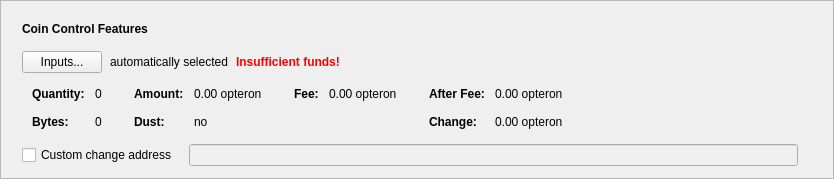
    <widget class="QFrame" name="frameCoinControl">
     <property name="sizePolicy">
      <sizepolicy hsizetype="Expanding" vsizetype="Expanding">
       <horstretch>0</horstretch>
       <verstretch>0</verstretch>
      </sizepolicy>
     </property>
     <property name="frameShape">
      <enum>QFrame::StyledPanel</enum>
     </property>
     <property name="frameShadow">
      <enum>QFrame::Raised</enum>
     </property>
     <layout class="QVBoxLayout" name="verticalLayout_2">
      <item>
       <layout class="QVBoxLayout" name="verticalLayoutCoinControl" stretch="0,0,0,0,0">
        <property name="spacing">
         <number>0</number>
        </property>
        <property name="sizeConstraint">
         <enum>QLayout::SetDefaultConstraint</enum>
        </property>
        <property name="leftMargin">
         <number>10</number>
        </property>
        <property name="topMargin">
         <number>10</number>
        </property>
        <item>
         <layout class="QHBoxLayout" name="horizontalLayoutCoinControl1">
          <property name="bottomMargin">
           <number>15</number>
          </property>
          <item>
           <widget class="QLabel" name="labelCoinControlFeatures">
            <property name="sizePolicy">
             <sizepolicy hsizetype="Preferred" vsizetype="Maximum">
              <horstretch>0</horstretch>
              <verstretch>0</verstretch>
             </sizepolicy>
            </property>
            <property name="font">
             <font>
              <weight>75</weight>
              <bold>true</bold>
             </font>
            </property>
            <property name="styleSheet">
             <string notr="true">font-weight:bold;</string>
            </property>
            <property name="text">
             <string>Coin Control Features</string>
            </property>
           </widget>
          </item>
         </layout>
        </item>
        <item>
         <layout class="QHBoxLayout" name="horizontalLayoutCoinControl2" stretch="0,0,0,0">
          <property name="spacing">
           <number>8</number>
          </property>
          <property name="bottomMargin">
           <number>10</number>
          </property>
          <item>
           <widget class="QPushButton" name="pushButtonCoinControl">
            <property name="styleSheet">
             <string notr="true"/>
            </property>
            <property name="text">
             <string>Inputs...</string>
            </property>
            <property name="autoDefault">
             <bool>false</bool>
            </property>
           </widget>
          </item>
          <item>
           <widget class="QLabel" name="labelCoinControlAutomaticallySelected">
            <property name="text">
             <string>automatically selected</string>
            </property>
            <property name="margin">
             <number>5</number>
            </property>
           </widget>
          </item>
          <item>
           <widget class="QLabel" name="labelCoinControlInsuffFunds">
            <property name="font">
             <font>
              <weight>75</weight>
              <bold>true</bold>
             </font>
            </property>
            <property name="styleSheet">
             <string notr="true">color:red;font-weight:bold;</string>
            </property>
            <property name="text">
             <string>Insufficient funds!</string>
            </property>
            <property name="margin">
             <number>5</number>
            </property>
           </widget>
          </item>
          <item>
           <spacer name="horizontalSpacerCoinControl">
            <property name="orientation">
             <enum>Qt::Horizontal</enum>
            </property>
            <property name="sizeHint" stdset="0">
             <size>
              <width>40</width>
              <height>1</height>
             </size>
            </property>
           </spacer>
          </item>
         </layout>
        </item>
        <item>
         <widget class="QWidget" name="widgetCoinControl" native="true">
          <property name="sizePolicy">
           <sizepolicy hsizetype="Preferred" vsizetype="Preferred">
            <horstretch>0</horstretch>
            <verstretch>0</verstretch>
           </sizepolicy>
          </property>
          <property name="minimumSize">
           <size>
            <width>0</width>
            <height>0</height>
           </size>
          </property>
          <property name="styleSheet">
           <string notr="true"/>
          </property>
          <layout class="QHBoxLayout" name="horizontalLayoutCoinControl5">
           <property name="leftMargin">
            <number>0</number>
           </property>
           <property name="topMargin">
            <number>0</number>
           </property>
           <property name="rightMargin">
            <number>0</number>
           </property>
           <property name="bottomMargin">
            <number>0</number>
           </property>
           <item>
            <layout class="QHBoxLayout" name="horizontalLayoutCoinControl3" stretch="0,0,0,1">
             <property name="spacing">
              <number>20</number>
             </property>
             <property name="topMargin">
              <number>0</number>
             </property>
             <property name="bottomMargin">
              <number>10</number>
             </property>
             <item>
              <layout class="QFormLayout" name="formLayoutCoinControl1">
               <property name="horizontalSpacing">
                <number>10</number>
               </property>
               <property name="verticalSpacing">
                <number>14</number>
               </property>
               <property name="leftMargin">
                <number>10</number>
               </property>
               <property name="topMargin">
                <number>4</number>
               </property>
               <property name="rightMargin">
                <number>6</number>
               </property>
               <item row="0" column="0">
                <widget class="QLabel" name="labelCoinControlQuantityText">
                 <property name="font">
                  <font>
                   <weight>75</weight>
                   <bold>true</bold>
                  </font>
                 </property>
                 <property name="text">
                  <string>Quantity:</string>
                 </property>
                 <property name="margin">
                  <number>0</number>
                 </property>
                </widget>
               </item>
               <item row="0" column="1">
                <widget class="QLabel" name="labelCoinControlQuantity">
                 <property name="cursor">
                  <cursorShape>IBeamCursor</cursorShape>
                 </property>
                 <property name="contextMenuPolicy">
                  <enum>Qt::ActionsContextMenu</enum>
                 </property>
                 <property name="text">
                  <string notr="true">0</string>
                 </property>
                 <property name="margin">
                  <number>0</number>
                 </property>
                 <property name="textInteractionFlags">
                  <set>Qt::LinksAccessibleByMouse|Qt::TextSelectableByKeyboard|Qt::TextSelectableByMouse</set>
                 </property>
                </widget>
               </item>
               <item row="1" column="0">
                <widget class="QLabel" name="labelCoinControlBytesText">
                 <property name="font">
                  <font>
                   <weight>75</weight>
                   <bold>true</bold>
                  </font>
                 </property>
                 <property name="text">
                  <string>Bytes:</string>
                 </property>
                </widget>
               </item>
               <item row="1" column="1">
                <widget class="QLabel" name="labelCoinControlBytes">
                 <property name="cursor">
                  <cursorShape>IBeamCursor</cursorShape>
                 </property>
                 <property name="contextMenuPolicy">
                  <enum>Qt::ActionsContextMenu</enum>
                 </property>
                 <property name="text">
                  <string notr="true">0</string>
                 </property>
                 <property name="textInteractionFlags">
                  <set>Qt::LinksAccessibleByMouse|Qt::TextSelectableByKeyboard|Qt::TextSelectableByMouse</set>
                 </property>
                </widget>
               </item>
              </layout>
             </item>
             <item>
              <layout class="QFormLayout" name="formLayoutCoinControl2">
               <property name="horizontalSpacing">
                <number>10</number>
               </property>
               <property name="verticalSpacing">
                <number>14</number>
               </property>
               <property name="leftMargin">
                <number>6</number>
               </property>
               <property name="topMargin">
                <number>4</number>
               </property>
               <property name="rightMargin">
                <number>6</number>
               </property>
               <item row="0" column="0">
                <widget class="QLabel" name="labelCoinControlAmountText">
                 <property name="font">
                  <font>
                   <weight>75</weight>
                   <bold>true</bold>
                  </font>
                 </property>
                 <property name="text">
                  <string>Amount:</string>
                 </property>
                 <property name="margin">
                  <number>0</number>
                 </property>
                </widget>
               </item>
               <item row="0" column="1">
                <widget class="QLabel" name="labelCoinControlAmount">
                 <property name="cursor">
                  <cursorShape>IBeamCursor</cursorShape>
                 </property>
                 <property name="contextMenuPolicy">
                  <enum>Qt::ActionsContextMenu</enum>
                 </property>
                 <property name="text">
                  <string notr="true">0.00 opteron</string>
                 </property>
                 <property name="textInteractionFlags">
                  <set>Qt::LinksAccessibleByMouse|Qt::TextSelectableByKeyboard|Qt::TextSelectableByMouse</set>
                 </property>
                </widget>
               </item>
               <item row="1" column="0">
                <widget class="QLabel" name="labelCoinControlLowOutputText">
                 <property name="font">
                  <font>
                   <weight>75</weight>
                   <bold>true</bold>
                  </font>
                 </property>
                 <property name="text">
                  <string>Dust:</string>
                 </property>
                </widget>
               </item>
               <item row="1" column="1">
                <widget class="QLabel" name="labelCoinControlLowOutput">
                 <property name="cursor">
                  <cursorShape>IBeamCursor</cursorShape>
                 </property>
                 <property name="contextMenuPolicy">
                  <enum>Qt::ActionsContextMenu</enum>
                 </property>
                 <property name="text">
                  <string notr="true">no</string>
                 </property>
                 <property name="textInteractionFlags">
                  <set>Qt::LinksAccessibleByMouse|Qt::TextSelectableByKeyboard|Qt::TextSelectableByMouse</set>
                 </property>
                </widget>
               </item>
              </layout>
             </item>
             <item>
              <layout class="QFormLayout" name="formLayoutCoinControl3">
               <property name="horizontalSpacing">
                <number>10</number>
               </property>
               <property name="verticalSpacing">
                <number>14</number>
               </property>
               <property name="leftMargin">
                <number>6</number>
               </property>
               <property name="topMargin">
                <number>4</number>
               </property>
               <property name="rightMargin">
                <number>6</number>
               </property>
               <item row="0" column="0">
                <widget class="QLabel" name="labelCoinControlFeeText">
                 <property name="font">
                  <font>
                   <weight>75</weight>
                   <bold>true</bold>
                  </font>
                 </property>
                 <property name="text">
                  <string>Fee:</string>
                 </property>
                 <property name="margin">
                  <number>0</number>
                 </property>
                </widget>
               </item>
               <item row="0" column="1">
                <widget class="QLabel" name="labelCoinControlFee">
                 <property name="cursor">
                  <cursorShape>IBeamCursor</cursorShape>
                 </property>
                 <property name="contextMenuPolicy">
                  <enum>Qt::ActionsContextMenu</enum>
                 </property>
                 <property name="text">
                  <string notr="true">0.00 opteron</string>
                 </property>
                 <property name="textInteractionFlags">
                  <set>Qt::LinksAccessibleByMouse|Qt::TextSelectableByKeyboard|Qt::TextSelectableByMouse</set>
                 </property>
                </widget>
               </item>
              </layout>
             </item>
             <item>
              <layout class="QFormLayout" name="formLayoutCoinControl4">
               <property name="horizontalSpacing">
                <number>10</number>
               </property>
               <property name="verticalSpacing">
                <number>14</number>
               </property>
               <property name="leftMargin">
                <number>6</number>
               </property>
               <property name="topMargin">
                <number>4</number>
               </property>
               <property name="rightMargin">
                <number>6</number>
               </property>
               <item row="0" column="0">
                <widget class="QLabel" name="labelCoinControlAfterFeeText">
                 <property name="font">
                  <font>
                   <weight>75</weight>
                   <bold>true</bold>
                  </font>
                 </property>
                 <property name="text">
                  <string>After Fee:</string>
                 </property>
                 <property name="margin">
                  <number>0</number>
                 </property>
                </widget>
               </item>
               <item row="0" column="1">
                <widget class="QLabel" name="labelCoinControlAfterFee">
                 <property name="cursor">
                  <cursorShape>IBeamCursor</cursorShape>
                 </property>
                 <property name="contextMenuPolicy">
                  <enum>Qt::ActionsContextMenu</enum>
                 </property>
                 <property name="text">
                  <string notr="true">0.00 opteron</string>
                 </property>
                 <property name="textInteractionFlags">
                  <set>Qt::LinksAccessibleByMouse|Qt::TextSelectableByKeyboard|Qt::TextSelectableByMouse</set>
                 </property>
                </widget>
               </item>
               <item row="1" column="0">
                <widget class="QLabel" name="labelCoinControlChangeText">
                 <property name="font">
                  <font>
                   <weight>75</weight>
                   <bold>true</bold>
                  </font>
                 </property>
                 <property name="text">
                  <string>Change:</string>
                 </property>
                </widget>
               </item>
               <item row="1" column="1">
                <widget class="QLabel" name="labelCoinControlChange">
                 <property name="cursor">
                  <cursorShape>IBeamCursor</cursorShape>
                 </property>
                 <property name="contextMenuPolicy">
                  <enum>Qt::ActionsContextMenu</enum>
                 </property>
                 <property name="text">
                  <string notr="true">0.00 opteron</string>
                 </property>
                 <property name="textInteractionFlags">
                  <set>Qt::LinksAccessibleByMouse|Qt::TextSelectableByKeyboard|Qt::TextSelectableByMouse</set>
                 </property>
                </widget>
               </item>
              </layout>
             </item>
            </layout>
           </item>
          </layout>
         </widget>
        </item>
        <item>
         <layout class="QHBoxLayout" name="horizontalLayoutCoinControl4" stretch="0,0,0">
          <property name="spacing">
           <number>12</number>
          </property>
          <property name="sizeConstraint">
           <enum>QLayout::SetDefaultConstraint</enum>
          </property>
          <property name="topMargin">
           <number>5</number>
          </property>
          <property name="rightMargin">
           <number>5</number>
          </property>
          <item>
           <widget class="QCheckBox" name="checkBoxCoinControlChange">
            <property name="toolTip">
             <string>If this is activated, but the change address is empty or invalid, change will be sent to a newly generated address.</string>
            </property>
            <property name="text">
             <string>Custom change address</string>
            </property>
           </widget>
          </item>
          <item>
           <widget class="QValidatedLineEdit" name="lineEditCoinControlChange">
            <property name="enabled">
             <bool>false</bool>
            </property>
            <property name="sizePolicy">
             <sizepolicy hsizetype="Expanding" vsizetype="Fixed">
              <horstretch>0</horstretch>
              <verstretch>0</verstretch>
             </sizepolicy>
            </property>
           </widget>
          </item>
          <item>
           <widget class="QLabel" name="labelCoinControlChangeLabel">
            <property name="sizePolicy">
             <sizepolicy hsizetype="Preferred" vsizetype="Expanding">
              <horstretch>0</horstretch>
              <verstretch>0</verstretch>
             </sizepolicy>
            </property>
            <property name="minimumSize">
             <size>
              <width>0</width>
              <height>0</height>
             </size>
            </property>
            <property name="text">
             <string/>
            </property>
            <property name="margin">
             <number>3</number>
            </property>
           </widget>
          </item>
         </layout>
        </item>
        <item>
         <spacer name="verticalSpacerCoinControl">
          <property name="orientation">
           <enum>Qt::Vertical</enum>
          </property>
          <property name="sizeType">
           <enum>QSizePolicy::Expanding</enum>
          </property>
          <property name="sizeHint" stdset="0">
           <size>
            <width>800</width>
            <height>1</height>
           </size>
          </property>
         </spacer>
        </item>
       </layout>
      </item>
     </layout>
    </widget>
